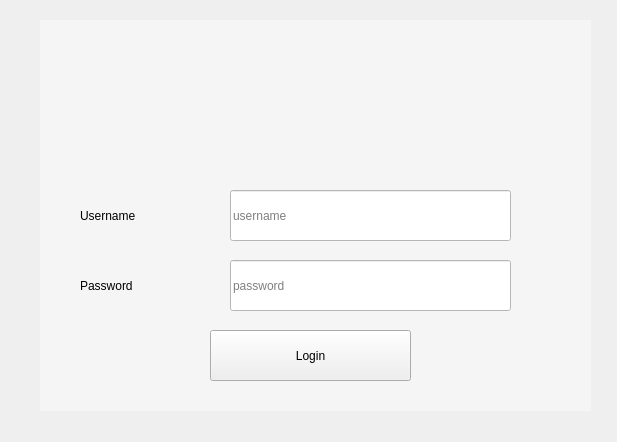
<?xml version="1.0" encoding="UTF-8"?>
<ui version="4.0">
 <class>LoginWindow</class>
 <widget class="QMainWindow" name="LoginWindow">
  <property name="geometry">
   <rect>
    <x>0</x>
    <y>0</y>
    <width>617</width>
    <height>442</height>
   </rect>
  </property>
  <property name="minimumSize">
   <size>
    <width>617</width>
    <height>442</height>
   </size>
  </property>
  <property name="maximumSize">
   <size>
    <width>617</width>
    <height>442</height>
   </size>
  </property>
  <property name="windowTitle">
   <string>Login</string>
  </property>
  <property name="windowIcon">
   <iconset resource="../Resources.qrc">
    <normaloff>:/resources/library.png</normaloff>:/resources/library.png</iconset>
  </property>
  <property name="windowOpacity">
   <double>1.000000000000000</double>
  </property>
  <property name="autoFillBackground">
   <bool>false</bool>
  </property>
  <property name="styleSheet">
   <string notr="true">QWidget#centralwidget{
background-image: url(:/resources/background.jpg);
}</string>
  </property>
  <property name="animated">
   <bool>true</bool>
  </property>
  <widget class="QWidget" name="centralwidget">
   <widget class="QWidget" name="widget" native="true">
    <property name="geometry">
     <rect>
      <x>40</x>
      <y>20</y>
      <width>551</width>
      <height>391</height>
     </rect>
    </property>
    <property name="windowOpacity">
     <double>-2.000000000000000</double>
    </property>
    <property name="styleSheet">
     <string notr="true">QWidget#widget{
background-color: rgba(255, 255, 255,100);

background-image: url();
}</string>
    </property>
    <widget class="QPushButton" name="LoginButton">
     <property name="geometry">
      <rect>
       <x>170</x>
       <y>310</y>
       <width>201</width>
       <height>51</height>
      </rect>
     </property>
     <property name="styleSheet">
      <string notr="true"/>
     </property>
     <property name="text">
      <string>Login</string>
     </property>
     <property name="autoDefault">
      <bool>false</bool>
     </property>
     <property name="default">
      <bool>false</bool>
     </property>
    </widget>
    <widget class="QLabel" name="label_2">
     <property name="geometry">
      <rect>
       <x>40</x>
       <y>180</y>
       <width>111</width>
       <height>31</height>
      </rect>
     </property>
     <property name="styleSheet">
      <string notr="true">font: 16pt &quot;Times New Roman&quot;;
background-color: rgba(255, 255, 255, 0);</string>
     </property>
     <property name="text">
      <string>Username</string>
     </property>
    </widget>
    <widget class="QLabel" name="label_3">
     <property name="geometry">
      <rect>
       <x>40</x>
       <y>250</y>
       <width>111</width>
       <height>31</height>
      </rect>
     </property>
     <property name="styleSheet">
      <string notr="true">font: 16pt &quot;Times New Roman&quot;;
background-color: rgba(255, 255, 255, 0);</string>
     </property>
     <property name="text">
      <string>Password</string>
     </property>
    </widget>
    <widget class="QLineEdit" name="usrNameField">
     <property name="geometry">
      <rect>
       <x>190</x>
       <y>170</y>
       <width>281</width>
       <height>51</height>
      </rect>
     </property>
     <property name="autoFillBackground">
      <bool>false</bool>
     </property>
     <property name="styleSheet">
      <string notr="true">font: 14pt &quot;MS Shell Dlg 2&quot;;
background-color: rgb(255, 255, 255);
</string>
     </property>
     <property name="text">
      <string/>
     </property>
     <property name="frame">
      <bool>true</bool>
     </property>
     <property name="echoMode">
      <enum>QLineEdit::Normal</enum>
     </property>
     <property name="placeholderText">
      <string>username</string>
     </property>
    </widget>
    <widget class="QLabel" name="label">
     <property name="geometry">
      <rect>
       <x>0</x>
       <y>20</y>
       <width>551</width>
       <height>131</height>
      </rect>
     </property>
     <property name="styleSheet">
      <string notr="true">image: url(:/resources/person.png);
background-color: rgba(255, 255, 255, 0);
</string>
     </property>
     <property name="text">
      <string/>
     </property>
    </widget>
    <widget class="QLineEdit" name="passwordField">
     <property name="geometry">
      <rect>
       <x>190</x>
       <y>240</y>
       <width>281</width>
       <height>51</height>
      </rect>
     </property>
     <property name="autoFillBackground">
      <bool>false</bool>
     </property>
     <property name="styleSheet">
      <string notr="true">font: 14pt &quot;MS Shell Dlg 2&quot;;

background-color: rgb(255, 255, 255);
</string>
     </property>
     <property name="inputMask">
      <string/>
     </property>
     <property name="text">
      <string/>
     </property>
     <property name="echoMode">
      <enum>QLineEdit::Password</enum>
     </property>
     <property name="placeholderText">
      <string>password</string>
     </property>
    </widget>
   </widget>
  </widget>
 </widget>
 <resources>
  <include location="../Resources.qrc"/>
  <include location="../Resources.qrc"/>
 </resources>
 <connections/>
</ui>
